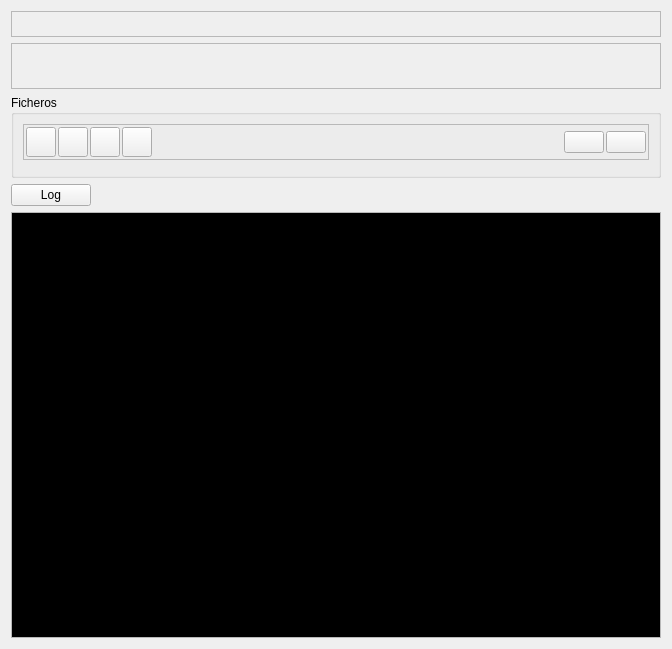
<?xml version="1.0" encoding="UTF-8"?>
<ui version="4.0">
 <class>Form</class>
 <widget class="QWidget" name="Form">
  <property name="geometry">
   <rect>
    <x>0</x>
    <y>0</y>
    <width>672</width>
    <height>649</height>
   </rect>
  </property>
  <property name="windowTitle">
   <string>Form</string>
  </property>
  <layout class="QVBoxLayout" name="verticalLayout_5">
   <item>
    <widget class="QFrame" name="frame">
     <property name="frameShape">
      <enum>QFrame::StyledPanel</enum>
     </property>
     <property name="frameShadow">
      <enum>QFrame::Raised</enum>
     </property>
     <layout class="QVBoxLayout" name="verticalLayout_2">
      <item>
       <layout class="QHBoxLayout" name="horizontalLayout">
        <item>
         <layout class="QVBoxLayout" name="verticalLayout">
          <item>
           <widget class="FLFieldDB" name="idMod">
            <property name="fieldName">
             <string>idmodulo</string>
            </property>
           </widget>
          </item>
          <item>
           <widget class="FLFieldDB" name="flfielddb_2">
            <property name="fieldName">
             <string>version</string>
            </property>
           </widget>
          </item>
         </layout>
        </item>
        <item>
         <widget class="FLFieldDB" name="flfielddb_3">
          <property name="fieldName">
           <string>icono</string>
          </property>
         </widget>
        </item>
       </layout>
      </item>
     </layout>
    </widget>
   </item>
   <item>
    <widget class="QFrame" name="frame_2">
     <property name="frameShape">
      <enum>QFrame::StyledPanel</enum>
     </property>
     <property name="frameShadow">
      <enum>QFrame::Raised</enum>
     </property>
     <layout class="QVBoxLayout" name="verticalLayout_3">
      <item>
       <layout class="QHBoxLayout" name="horizontalLayout_2">
        <item>
         <widget class="FLFieldDB" name="flfielddb_4">
          <property name="fieldName">
           <string>idarea</string>
          </property>
         </widget>
        </item>
        <item>
         <spacer name="horizontalSpacer">
          <property name="orientation">
           <enum>Qt::Horizontal</enum>
          </property>
          <property name="sizeHint" stdset="0">
           <size>
            <width>40</width>
            <height>20</height>
           </size>
          </property>
         </spacer>
        </item>
       </layout>
      </item>
      <item>
       <widget class="FLFieldDB" name="flfielddb_5">
        <property name="fieldName">
         <string>descripcion</string>
        </property>
       </widget>
      </item>
     </layout>
    </widget>
   </item>
   <item>
    <widget class="QGroupBox" name="groupBox">
     <property name="title">
      <string>Ficheros</string>
     </property>
     <layout class="QVBoxLayout" name="verticalLayout_6">
      <item>
       <widget class="QFrame" name="frame_3">
        <property name="frameShape">
         <enum>QFrame::StyledPanel</enum>
        </property>
        <property name="frameShadow">
         <enum>QFrame::Raised</enum>
        </property>
        <layout class="QVBoxLayout" name="verticalLayout_4">
         <property name="spacing">
          <number>2</number>
         </property>
         <property name="leftMargin">
          <number>2</number>
         </property>
         <property name="topMargin">
          <number>2</number>
         </property>
         <property name="rightMargin">
          <number>2</number>
         </property>
         <property name="bottomMargin">
          <number>2</number>
         </property>
         <item>
          <layout class="QHBoxLayout" name="horizontalLayout_4">
           <item>
            <widget class="QToolButton" name="toolButtonInsert">
             <property name="enabled">
              <bool>true</bool>
             </property>
             <property name="sizePolicy">
              <sizepolicy hsizetype="Minimum" vsizetype="Minimum">
               <horstretch>0</horstretch>
               <verstretch>0</verstretch>
              </sizepolicy>
             </property>
             <property name="minimumSize">
              <size>
               <width>30</width>
               <height>30</height>
              </size>
             </property>
             <property name="text">
              <string/>
             </property>
             <property name="icon">
              <iconset>../../core/images/icons/insert.png</iconset>
             </property>
             <property name="iconSize">
              <size>
               <width>20</width>
               <height>20</height>
              </size>
             </property>
             <property name="popupMode">
              <enum>QToolButton::DelayedPopup</enum>
             </property>
            </widget>
           </item>
           <item>
            <widget class="QToolButton" name="toolButtonEdit">
             <property name="sizePolicy">
              <sizepolicy hsizetype="Minimum" vsizetype="Minimum">
               <horstretch>0</horstretch>
               <verstretch>0</verstretch>
              </sizepolicy>
             </property>
             <property name="minimumSize">
              <size>
               <width>30</width>
               <height>30</height>
              </size>
             </property>
             <property name="text">
              <string/>
             </property>
             <property name="icon">
              <iconset>../../core/images/icons/edit.png</iconset>
             </property>
             <property name="iconSize">
              <size>
               <width>20</width>
               <height>20</height>
              </size>
             </property>
            </widget>
           </item>
           <item>
            <widget class="QToolButton" name="toolButtonDelete">
             <property name="sizePolicy">
              <sizepolicy hsizetype="Minimum" vsizetype="Minimum">
               <horstretch>0</horstretch>
               <verstretch>0</verstretch>
              </sizepolicy>
             </property>
             <property name="minimumSize">
              <size>
               <width>30</width>
               <height>30</height>
              </size>
             </property>
             <property name="text">
              <string/>
             </property>
             <property name="icon">
              <iconset>../../core/images/icons/delete.png</iconset>
             </property>
             <property name="iconSize">
              <size>
               <width>20</width>
               <height>20</height>
              </size>
             </property>
            </widget>
           </item>
           <item>
            <widget class="QToolButton" name="toolButtonZoom">
             <property name="sizePolicy">
              <sizepolicy hsizetype="Minimum" vsizetype="Minimum">
               <horstretch>0</horstretch>
               <verstretch>0</verstretch>
              </sizepolicy>
             </property>
             <property name="minimumSize">
              <size>
               <width>30</width>
               <height>30</height>
              </size>
             </property>
             <property name="text">
              <string/>
             </property>
             <property name="icon">
              <iconset>../../core/images/icons/zoom.png</iconset>
             </property>
             <property name="iconSize">
              <size>
               <width>20</width>
               <height>20</height>
              </size>
             </property>
             <property name="autoExclusive">
              <bool>false</bool>
             </property>
             <property name="toolButtonStyle">
              <enum>Qt::ToolButtonIconOnly</enum>
             </property>
            </widget>
           </item>
           <item>
            <spacer name="Spacer2">
             <property name="orientation">
              <enum>Qt::Horizontal</enum>
             </property>
             <property name="sizeHint" stdset="0">
              <size>
               <width>40</width>
               <height>20</height>
              </size>
             </property>
            </spacer>
           </item>
           <item>
            <widget class="QPushButton" name="botonCargar">
             <property name="text">
              <string/>
             </property>
             <property name="icon">
              <iconset>../../core/images/icons/down.png</iconset>
             </property>
             <property name="iconSize">
              <size>
               <width>32</width>
               <height>32</height>
              </size>
             </property>
            </widget>
           </item>
           <item>
            <widget class="QPushButton" name="botonExportar">
             <property name="text">
              <string/>
             </property>
             <property name="icon">
              <iconset>../../core/images/icons/up.png</iconset>
             </property>
             <property name="iconSize">
              <size>
               <width>32</width>
               <height>32</height>
              </size>
             </property>
            </widget>
           </item>
          </layout>
         </item>
        </layout>
       </widget>
      </item>
      <item>
       <widget class="FLTableDB" name="lineas">
        <property name="tableName">
         <string>flfiles</string>
        </property>
        <property name="foreignField">
         <string>idmodulo</string>
        </property>
        <property name="fieldRelation">
         <string>idmodulo</string>
        </property>
       </widget>
      </item>
     </layout>
    </widget>
   </item>
   <item>
    <layout class="QHBoxLayout" name="horizontalLayout_3">
     <item>
      <widget class="QPushButton" name="pbLog">
       <property name="text">
        <string>Log</string>
       </property>
      </widget>
     </item>
     <item>
      <spacer name="horizontalSpacer_2">
       <property name="orientation">
        <enum>Qt::Horizontal</enum>
       </property>
       <property name="sizeHint" stdset="0">
        <size>
         <width>598</width>
         <height>20</height>
        </size>
       </property>
      </spacer>
     </item>
    </layout>
   </item>
   <item>
    <widget class="QTextEdit" name="log">
     <property name="palette">
      <palette>
       <active>
        <colorrole role="Text">
         <brush brushstyle="SolidPattern">
          <color alpha="255">
           <red>255</red>
           <green>255</green>
           <blue>255</blue>
          </color>
         </brush>
        </colorrole>
        <colorrole role="Base">
         <brush brushstyle="SolidPattern">
          <color alpha="255">
           <red>0</red>
           <green>0</green>
           <blue>0</blue>
          </color>
         </brush>
        </colorrole>
        <colorrole role="PlaceholderText">
         <brush brushstyle="SolidPattern">
          <color alpha="128">
           <red>255</red>
           <green>255</green>
           <blue>255</blue>
          </color>
         </brush>
        </colorrole>
       </active>
       <inactive>
        <colorrole role="Text">
         <brush brushstyle="SolidPattern">
          <color alpha="255">
           <red>255</red>
           <green>255</green>
           <blue>255</blue>
          </color>
         </brush>
        </colorrole>
        <colorrole role="Base">
         <brush brushstyle="SolidPattern">
          <color alpha="255">
           <red>0</red>
           <green>0</green>
           <blue>0</blue>
          </color>
         </brush>
        </colorrole>
        <colorrole role="PlaceholderText">
         <brush brushstyle="SolidPattern">
          <color alpha="128">
           <red>255</red>
           <green>255</green>
           <blue>255</blue>
          </color>
         </brush>
        </colorrole>
       </inactive>
       <disabled>
        <colorrole role="Text">
         <brush brushstyle="SolidPattern">
          <color alpha="255">
           <red>190</red>
           <green>190</green>
           <blue>190</blue>
          </color>
         </brush>
        </colorrole>
        <colorrole role="Base">
         <brush brushstyle="SolidPattern">
          <color alpha="255">
           <red>239</red>
           <green>239</green>
           <blue>239</blue>
          </color>
         </brush>
        </colorrole>
        <colorrole role="PlaceholderText">
         <brush brushstyle="SolidPattern">
          <color alpha="128">
           <red>0</red>
           <green>0</green>
           <blue>0</blue>
          </color>
         </brush>
        </colorrole>
       </disabled>
      </palette>
     </property>
     <property name="readOnly">
      <bool>true</bool>
     </property>
    </widget>
   </item>
  </layout>
 </widget>
 <customwidgets>
  <customwidget>
   <class>FLFieldDB</class>
   <extends>QWidget</extends>
   <header>flfielddb</header>
  </customwidget>
  <customwidget>
   <class>FLTableDB</class>
   <extends>QWidget</extends>
   <header>fltabledb</header>
  </customwidget>
 </customwidgets>
 <resources/>
 <connections>
  <connection>
   <sender>toolButtonInsert</sender>
   <signal>clicked()</signal>
   <receiver>lineas</receiver>
   <slot>insertRecord()</slot>
   <hints>
    <hint type="sourcelabel">
     <x>26</x>
     <y>204</y>
    </hint>
    <hint type="destinationlabel">
     <x>237</x>
     <y>417</y>
    </hint>
   </hints>
  </connection>
  <connection>
   <sender>toolButtonEdit</sender>
   <signal>clicked()</signal>
   <receiver>lineas</receiver>
   <slot>editRecord()</slot>
   <hints>
    <hint type="sourcelabel">
     <x>62</x>
     <y>204</y>
    </hint>
    <hint type="destinationlabel">
     <x>237</x>
     <y>417</y>
    </hint>
   </hints>
  </connection>
  <connection>
   <sender>toolButtonDelete</sender>
   <signal>clicked()</signal>
   <receiver>lineas</receiver>
   <slot>deleteRecord()</slot>
   <hints>
    <hint type="sourcelabel">
     <x>98</x>
     <y>204</y>
    </hint>
    <hint type="destinationlabel">
     <x>237</x>
     <y>417</y>
    </hint>
   </hints>
  </connection>
  <connection>
   <sender>toolButtonZoom</sender>
   <signal>clicked()</signal>
   <receiver>lineas</receiver>
   <slot>browseRecord()</slot>
   <hints>
    <hint type="sourcelabel">
     <x>134</x>
     <y>204</y>
    </hint>
    <hint type="destinationlabel">
     <x>237</x>
     <y>417</y>
    </hint>
   </hints>
  </connection>
  <connection>
   <sender>lineas</sender>
   <signal>readOnlyChanged()</signal>
   <receiver>toolButtonInsert</receiver>
   <slot>setDisabled(bool)</slot>
   <hints>
    <hint type="sourcelabel">
     <x>335</x>
     <y>345</y>
    </hint>
    <hint type="destinationlabel">
     <x>39</x>
     <y>221</y>
    </hint>
   </hints>
  </connection>
  <connection>
   <sender>lineas</sender>
   <signal>readOnlyChanged()</signal>
   <receiver>toolButtonEdit</receiver>
   <slot>setDisabled(bool)</slot>
   <hints>
    <hint type="sourcelabel">
     <x>335</x>
     <y>345</y>
    </hint>
    <hint type="destinationlabel">
     <x>75</x>
     <y>221</y>
    </hint>
   </hints>
  </connection>
  <connection>
   <sender>lineas</sender>
   <signal>readOnlyChanged()</signal>
   <receiver>toolButtonDelete</receiver>
   <slot>setDisabled(bool)</slot>
   <hints>
    <hint type="sourcelabel">
     <x>335</x>
     <y>345</y>
    </hint>
    <hint type="destinationlabel">
     <x>111</x>
     <y>221</y>
    </hint>
   </hints>
  </connection>
  <connection>
   <sender>lineas</sender>
   <signal>insertOnlyChanged()</signal>
   <receiver>toolButtonEdit</receiver>
   <slot>setDisabled(bool)</slot>
   <hints>
    <hint type="sourcelabel">
     <x>335</x>
     <y>345</y>
    </hint>
    <hint type="destinationlabel">
     <x>75</x>
     <y>221</y>
    </hint>
   </hints>
  </connection>
  <connection>
   <sender>lineas</sender>
   <signal>insertOnlyChanged()</signal>
   <receiver>toolButtonDelete</receiver>
   <slot>setDisabled(bool)</slot>
   <hints>
    <hint type="sourcelabel">
     <x>335</x>
     <y>345</y>
    </hint>
    <hint type="destinationlabel">
     <x>111</x>
     <y>221</y>
    </hint>
   </hints>
  </connection>
  <connection>
   <sender>pbLog</sender>
   <signal>toggled(bool)</signal>
   <receiver>log</receiver>
   <slot>setEnabled(bool)</slot>
   <hints>
    <hint type="sourcelabel">
     <x>49</x>
     <y>472</y>
    </hint>
    <hint type="destinationlabel">
     <x>335</x>
     <y>565</y>
    </hint>
   </hints>
  </connection>
 </connections>
</ui>
